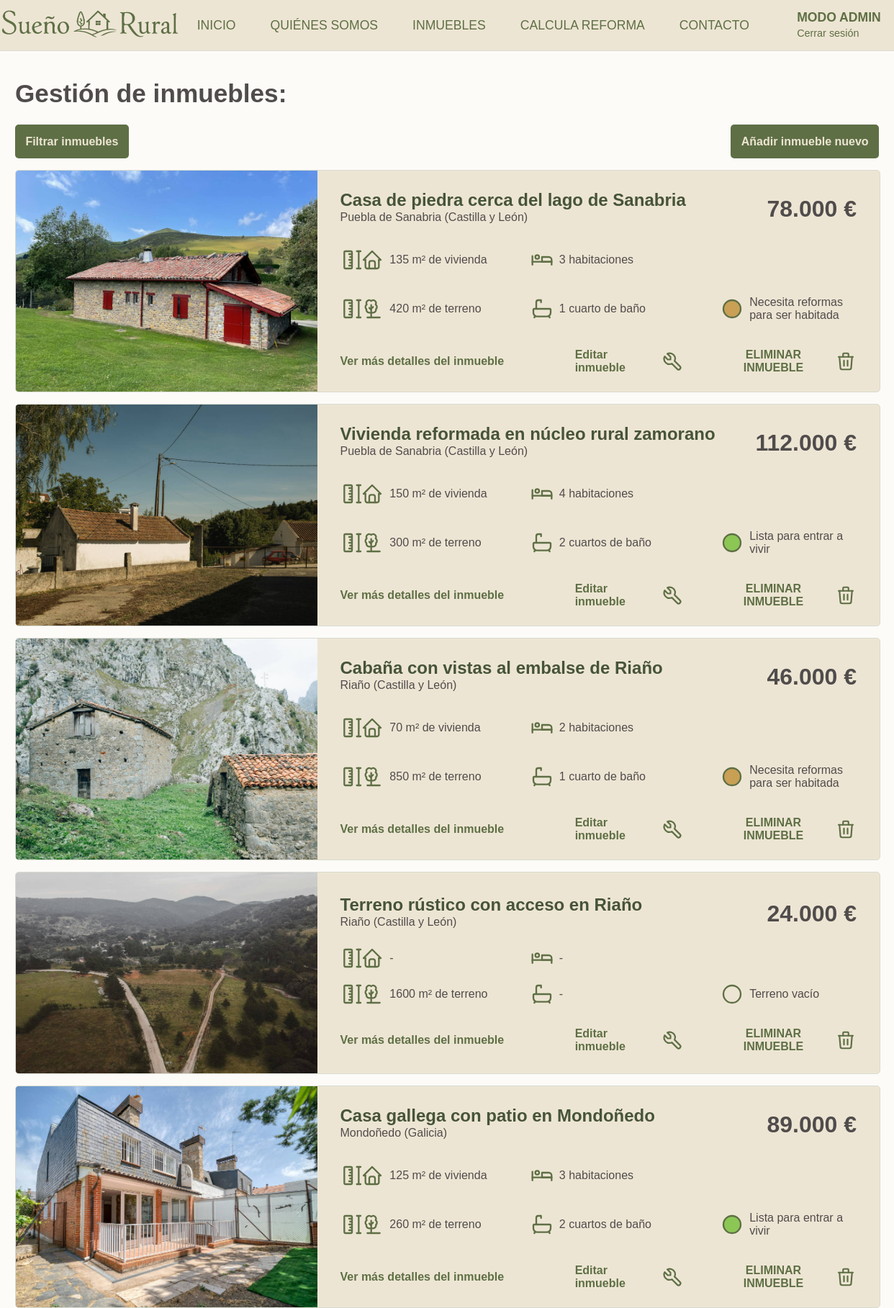
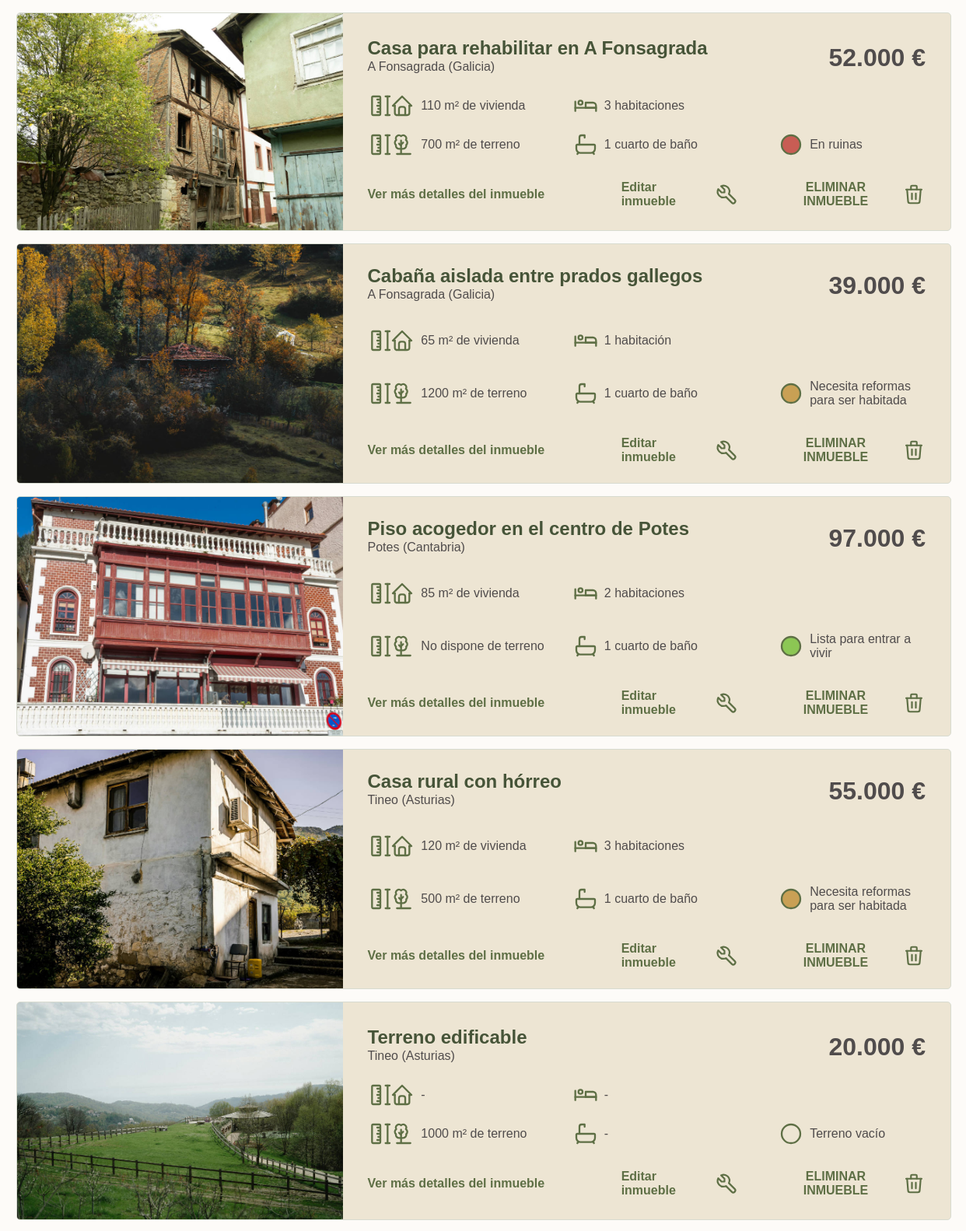
The page /gestion_inmuebles.php (signed in, upper part) on the database its author committed (2 pictures, top to bottom).
### tables this page shows
CREATE TABLE `inmueble` (
  `id_inmueble` int(10) UNSIGNED NOT NULL,
  `tipo_inmueble` enum('casa','terreno','cabana','piso') NOT NULL,
  `titulo_inmueble` varchar(255) NOT NULL,
  `precio_inmueble` int(10) UNSIGNED NOT NULL,
  `metros_vivienda` int(10) UNSIGNED DEFAULT NULL,
  `metros_terreno` int(10) UNSIGNED DEFAULT NULL,
  `estado_inmueble` enum('listo para entrar','necesita reformas','ruina') DEFAULT NULL,
  `latitud_inmueble` decimal(10,7) NOT NULL,
  `longitud_inmueble` decimal(10,7) NOT NULL,
  `descripcion_inmueble` text NOT NULL,
  `id_municipio` int(10) UNSIGNED NOT NULL,
  `agua_inmueble` tinyint(4) NOT NULL DEFAULT 0,
  `electricidad_inmueble` tinyint(4) NOT NULL DEFAULT 0,
  `internet_inmueble` enum('no','basico','alta velocidad') NOT NULL,
  `acceso_inmueble` enum('directo','4 por 4','camino') NOT NULL,
  `saneamiento_inmueble` tinyint(4) NOT NULL DEFAULT 0,
  `fecha_publicacion_inmueble` datetime NOT NULL DEFAULT current_timestamp(),
  `habitaciones_inmueble` int(10) UNSIGNED DEFAULT NULL,
  `banos_inmueble` int(10) UNSIGNED DEFAULT NULL
);

CREATE TABLE `municipio` (
  `id_municipio` int(10) UNSIGNED NOT NULL,
  `region_municipio` varchar(45) NOT NULL,
  `nombre_municipio` varchar(45) NOT NULL,
  `tranquilidad_municipio` int(10) UNSIGNED NOT NULL,
  `descripcion_municipio` text NOT NULL
);

### gestion_inmuebles.php (the view, shortened to what this page needs)
<?php
    require_once "conexionBD.php";
    $sql_inmueble = "SELECT i.*, m.region_municipio, m.nombre_municipio, f.url_foto, f.descripcion_foto
    FROM inmueble i JOIN municipio m ON i.id_municipio = m.id_municipio
    LEFT JOIN foto f ON f.id_foto = (
        SELECT MIN(ff.id_foto)
        FROM foto ff
        WHERE ff.id_inmueble = i.id_inmueble
    )
    WHERE 1=1";
    $seleccion = [];
    $sql_inmueble .= " ORDER BY i.fecha_publicacion_inmueble DESC";
    $consulta_inmueble = $conexion->prepare($sql_inmueble);
    $consulta_inmueble->execute($seleccion);
    $inmuebles = $consulta_inmueble->fetchAll();
?>
<!DOCTYPE html>
<html lang="es">
<head>
    <link rel="stylesheet" href="css\styles.css">
</head>
<body>
    <?php require_once "header.php"?>
    <div class="pagina">
        <div class="contenedorInmuebles">
            <h1>Gestión de inmuebles:</h1>
            <div class="botonesGestion">
                <button type="button" class="botonFiltros" id="botonFiltros">Filtrar inmuebles</button>
                <a class="botonSimulado" href="inmueble_form.php">Añadir inmueble nuevo</a>
            </div>
            <div class="contenedorCards">
                <?php if(count($inmuebles)>0): ?>
                    <?php foreach ($inmuebles as $inmueble): ?>
                        <div class="card favoritoCard">
                            <div class="fotoCard"><img src="<?php echo htmlspecialchars($inmueble['url_foto'])?>" alt="<?php echo htmlspecialchars($inmueble['descripcion_foto'])?>"></div>
                            <div class="infoCard">
                                <div class="topCard">
                                    <h3 class="tituloCard"><?php echo htmlspecialchars($inmueble['titulo_inmueble']);?></h3>
                                    <p class="precioCard"><?php echo htmlspecialchars(number_format($inmueble['precio_inmueble'],0,',','.')). ' €'; ?></p>
                                </div>
                                <div class="ubicacionCard">
                                    <p class="lugar"><?php echo htmlspecialchars($inmueble['nombre_municipio']) .' ('. htmlspecialchars($inmueble['region_municipio']).')' ; ?></p>
                                </div>
                                <div class="datosCard">
                                    <div class="metros-viv">
                                        <svg class="icons" viewBox="0 0 24 24">
                                            <path d="M5 12l-2 0l9 -9l9 9l-2 0"/>
                                            <path d="M5 12v7a2 2 0 0 0 2 2h10a2 2 0 0 0 2 -2v-7"/>
                                            <path d="M9 21v-6a2 2 0 0 1 2 -2h2a2 2 0 0 1 2 2v6"/>
                                        </svg>
                                        <p><?php echo !empty($inmueble['metros_vivienda']) ? htmlspecialchars($inmueble['metros_vivienda']) . ' m² de vivienda' : '-'?></p>
                                    </div>
                                    <div class="metros-terr">
                                        <p><?php echo !empty($inmueble['metros_terreno']) ? htmlspecialchars($inmueble['metros_terreno']) . ' m² de terreno' : 'No dispone de terreno'?></p>
                                    </div>
                                    <div class="num-habitaciones">
                                        <svg class="icons" viewBox="0 0 24 24">
                                            <path d="M7 9m-2 0a2 2 0 1 0 4 0a2 2 0 1 0 -4 0"/>
                                            <path d="M22 17v-3h-20"/>
                                            <path d="M2 8v9"/>
                                            <path d="M12 14h10v-2a3 3 0 0 0 -3 -3h-7v5z"/>
                                        </svg>
                                        <p>
                                            <?php if(!empty($inmueble['habitaciones_inmueble'])){
                                                $num= $inmueble['habitaciones_inmueble'];
                                                echo htmlspecialchars($num).' '. ($num==1 ? 'habitación' : 'habitaciones');
                                            } else { echo '-';}?>
                                        </p>
                                    </div>
                                    <div class="num-banos">
                                        <svg class="icons" viewBox="0 0 24 24">
                                            <path d="M4 12h16a1 1 0 0 1 1 1v3a4 4 0 0 1 -4 4h-10a4 4 0 0 1 -4 -4v-3a1 1 0 0 1 1 -1z"/>
                                            <path d="M6 12v-7a2 2 0 0 1 2 -2h3v2.25"/>
                                            <path d="M4 21l1 -1.5"/>
                                            <path d="M20 21l-1 -1.5"/>
                                        </svg>
                                        <p>
                                            <?php if(!empty($inmueble['banos_inmueble'])){
                                                $num= $inmueble['banos_inmueble'];
                                                echo htmlspecialchars($num).' '. ($num==1 ? 'cuarto de baño' : 'cuartos de baño');
                                            } else { echo '-';}?>
                                        </p>
                                    </div>
                                    <div class="estado-viv">
                                        <svg class="icons
                                        <?php if($inmueble['tipo_inmueble'] !== 'terreno'){
                                                $estado_inm= $inmueble['estado_inmueble'];
                                                if ($estado_inm === 'listo para entrar') {
                                                    echo 'estado-entrar';
                                                } elseif ($estado_inm === 'necesita reformas'){
                                                    echo 'estado-reformar';
                                                } else {
                                                    echo 'estado-ruina';
                                                }
                                        }?>" viewBox="0 0 24 24">
                                            <path d="M12 12m-9 0a9 9 0 1 0 18 0a9 9 0 1 0 -18 0"/>
                                        </svg>
                                        <p>
                                            <?php if($inmueble['tipo_inmueble'] !== 'terreno'){
                                                $estado_inm= $inmueble['estado_inmueble'];
                                                if ($estado_inm === 'listo para entrar') {
                                                    echo 'Lista para entrar a vivir';
                                                } elseif ($estado_inm === 'necesita reformas'){
                                                    echo 'Necesita reformas para ser habitada';
                                                } else {
                                                    echo 'En ruinas';
                                                }
                                            } else { echo 'Terreno vacío';}?>
                                        </p>
                                    </div>
                                </div>
                                <div class="baseFavorito">
                                    <a class="enlaces enlaceFav" href="detalles_inmueble.php?id=<?php echo $inmueble['id_inmueble']; ?>">Ver más detalles del inmueble</a>
                                    <div class="editarInm">
                                        <a class="enlaces" href="inmueble_form.php?id=<?php echo $inmueble['id_inmueble'];?>">
                                        Editar inmueble
                                        <svg class="icons tool" viewBox="0 0 24 24">
                                            <path d="M7 10h3v-3l-3.5 -3.5a6 6 0 0 1 8 8l6 6a2 2 0 0 1 -3 3l-6 -6a6 6 0 0 1 -8 -8l3.5 3.5" />
                                        </svg>
                                        </a>
                                        <form action="eliminar_inmueble.php" method="POST" onsubmit="return confirm('¿Seguro que quiere eliminar este inmueble?');">
                                            <button type="submit" class="enlaces favGuarda botonGuardar">
                                                ELIMINAR INMUEBLE
                                                <svg class="icons trash" viewBox="0 0 24 24">
                                                    <path d="M4 7h16"/>
                                                    <path d="M10 11v6"/>
                                                    <path d="M14 11v6"/>
                                                    <path d="M5 7l1 12a2 2 0 0 0 2 2h8a2 2 0 0 0 2 -2l1 -12"/>
                                                    <path d="M9 7v-3a1 1 0 0 1 1 -1h4a1 1 0 0 1 1 1v3"/>
                                                </svg>
                                            </button>
                                        </form>
                                    </div>
                                </div>
                            </div>
                        </div>
                    <?php endforeach; ?>
                <?php endif; ?>
            </div>
        </div>
    </div>
</body>
</html>

### css/styles.css (style rules this page uses)
html, body { margin: 0; padding: 0; min-height: 100%; }
p, label { color: rgb(80, 76, 76); font-family: Candara, sans-serif; font-size: 1rem; }
body { padding-top: 70px; display: grid; grid-template-rows: 1fr auto; height: calc(100vh - 70px); }
a { text-decoration: none; font-family: Candara, sans-serif; }
h1 { color: rgb(80, 76, 76); font-family: Candara, sans-serif; font-weight: bold; font-size: 2.2rem; }
h2, h3 { color: rgb(70, 84, 56); font-family: Candara, sans-serif; }
.pagina { display: flex; justify-content: center; align-content: center; width: 100%; background: rgb(253, 251, 248); }
.botonSimulado { background-color: rgb(94, 111, 69); color: rgb(237, 229, 211); font-weight: bold; font-size: 1rem; padding: 0.9rem; border-radius: 5px; }
button { background-color: rgb(94, 111, 69); color: rgb(237, 229, 211); font-weight: bold; font-size: 1rem; padding: 0.9rem; border-radius: 5px; border: 0; cursor: pointer; align-self: center; font-family: Candara, sans-serif; }
.enlaces { color: rgb(94, 111, 69); font-weight: bold; cursor: pointer; }
.contenedorInmuebles { width: 1200px; margin: 1rem; }
.contenedorCards { width: 100%; padding-bottom: 0.5rem; }
.card { width: 100%; margin: 1rem 0rem; height: fit-content; background: rgb(237, 229, 211); border: solid 1px rgb(215, 219, 208); border-radius: 5px; display: flex; overflow: hidden; }
.fotoCard { width: 700px; aspect-ratio: 3 / 2; overflow: hidden; }
.fotoCard img { width: 100%; height: 100%; object-fit: cover; }
.infoCard { display: flex; flex-direction: column; justify-content: center; padding: 0.2rem 2rem 1rem 2rem; width: 100%; }
.topCard { display: flex; justify-content: space-between; align-content: center; margin:0; }
.ubicacionCard { margin-top: -4rem; }
.tituloCard { font-size: 1.5rem; }
.precioCard { font-size: 2rem; font-weight: bold; }
.datosCard { display: grid; grid-template-columns: 1.4fr 1.4fr 1fr; grid-template-rows: repeat(2,1fr); grid-template-areas: "viv hab ." "terr banos estado"; }
.metros-viv, .metros-terr, .num-habitaciones, .num-banos, .estado-viv { display: flex; align-self: center; align-items: center; }
.metros-viv { grid-area: viv; }
.metros-terr { grid-area: terr; }
.num-habitaciones { grid-area: hab; }
.num-banos { grid-area: banos; }
.estado-viv { grid-area: estado; display: grid; grid-template-columns: 0.4fr 2fr; }
.datosCard p { margin-left: 0.5rem; }
.botonesGestion { display: flex; justify-content: space-between; }
.editarInm { display: flex; gap: 3rem; }
.baseFavorito { display: grid; grid-template-columns: 1fr 1.2fr; align-items: center; margin: 1.3rem 0 0.5rem 0; }
.quitarFav, .editarInm { display: flex; align-items: center; justify-content: right; cursor: pointer; }
.quitarFav a, .editarInm a { display: flex; align-items: center; gap: 0.5rem; }
.enlaceFav { width: fit-content; }
.favGuarda { font-size: 1rem; }
.botonGuardar { background: none; display: flex; align-items: center; justify-content: right; gap: 0.5rem; margin: 0; padding: 0; }
.icon-rule { width: 32px; height: 32px; fill: none; stroke: rgb(94,111,69); stroke-width: 1.75; stroke-linecap: round; stroke-linejoin: round; margin-right: -0.2rem; }
.icons { width: 32px; height: 32px; fill: none; stroke: rgb(94,111,69); stroke-width: 1.75; stroke-linecap: round; stroke-linejoin: round; }
.estado-entrar { fill:rgba(104, 187, 37, 0.726); }
.estado-reformar { fill: rgba(187, 134, 37, 0.726); }
.estado-ruina { fill: rgba(187, 42, 37, 0.726); }

### rows shown on the page
inmueble: shows a picture, titulo_inmueble "Casa de piedra cerca del lago de Sanabria", precio_inmueble "78.000", id_municipio.nombre_municipio "Puebla de Sanabria", id_municipio.region_municipio "Castilla y León", metros_vivienda "135", metros_terreno "420", habitaciones_inmueble "3", banos_inmueble "1", shows "cuarto de baño", tipo_inmueble "Necesita reformas para ser habitada"
inmueble: shows a picture, titulo_inmueble "Vivienda reformada en núcleo rural zamorano", precio_inmueble "112.000", id_municipio.nombre_municipio "Puebla de Sanabria", id_municipio.region_municipio "Castilla y León", metros_vivienda "150", metros_terreno "300", habitaciones_inmueble "4", banos_inmueble "2", shows "cuartos de baño", tipo_inmueble "Lista para entrar a vivir"
inmueble: shows a picture, titulo_inmueble "Cabaña con vistas al embalse de Riaño", precio_inmueble "46.000", id_municipio.nombre_municipio "Riaño", id_municipio.region_municipio "Castilla y León", metros_vivienda "70", metros_terreno "850", habitaciones_inmueble "2", banos_inmueble "1", shows "cuarto de baño", tipo_inmueble "Necesita reformas para ser habitada"
inmueble: shows a picture, titulo_inmueble "Terreno rústico con acceso en Riaño", precio_inmueble "24.000", id_municipio.nombre_municipio "Riaño", id_municipio.region_municipio "Castilla y León", metros_terreno "1600", tipo_inmueble "Terreno vacío"
inmueble: shows a picture, titulo_inmueble "Casa gallega con patio en Mondoñedo", precio_inmueble "89.000", id_municipio.nombre_municipio "Mondoñedo", id_municipio.region_municipio "Galicia", metros_vivienda "125", metros_terreno "260", habitaciones_inmueble "3", banos_inmueble "2", shows "cuartos de baño", tipo_inmueble "Lista para entrar a vivir"
inmueble: shows a picture, titulo_inmueble "Casa para rehabilitar en A Fonsagrada", precio_inmueble "52.000", id_municipio.nombre_municipio "A Fonsagrada", id_municipio.region_municipio "Galicia", metros_vivienda "110", metros_terreno "700", habitaciones_inmueble "3", banos_inmueble "1", shows "cuarto de baño", tipo_inmueble "En ruinas"
inmueble: shows a picture, titulo_inmueble "Cabaña aislada entre prados gallegos", precio_inmueble "39.000", id_municipio.nombre_municipio "A Fonsagrada", id_municipio.region_municipio "Galicia", metros_vivienda "65", metros_terreno "1200", habitaciones_inmueble "1", shows "habitación", banos_inmueble "1", shows "cuarto de baño", tipo_inmueble "Necesita reformas para ser habitada"
inmueble: shows a picture, titulo_inmueble "Piso acogedor en el centro de Potes", precio_inmueble "97.000", id_municipio.nombre_municipio "Potes", id_municipio.region_municipio "Cantabria", metros_vivienda "85", shows "No dispone de terreno", habitaciones_inmueble "2", banos_inmueble "1", shows "cuarto de baño", tipo_inmueble "Lista para entrar a vivir"
inmueble: shows a picture, titulo_inmueble "Casa rural con hórreo", precio_inmueble "55.000", id_municipio.nombre_municipio "Tineo", id_municipio.region_municipio "Asturias", metros_vivienda "120", metros_terreno "500", habitaciones_inmueble "3", banos_inmueble "1", shows "cuarto de baño", tipo_inmueble "Necesita reformas para ser habitada"
inmueble: shows a picture, titulo_inmueble "Terreno edificable", precio_inmueble "20.000", id_municipio.nombre_municipio "Tineo", id_municipio.region_municipio "Asturias", metros_terreno "1000", tipo_inmueble "Terreno vacío"
